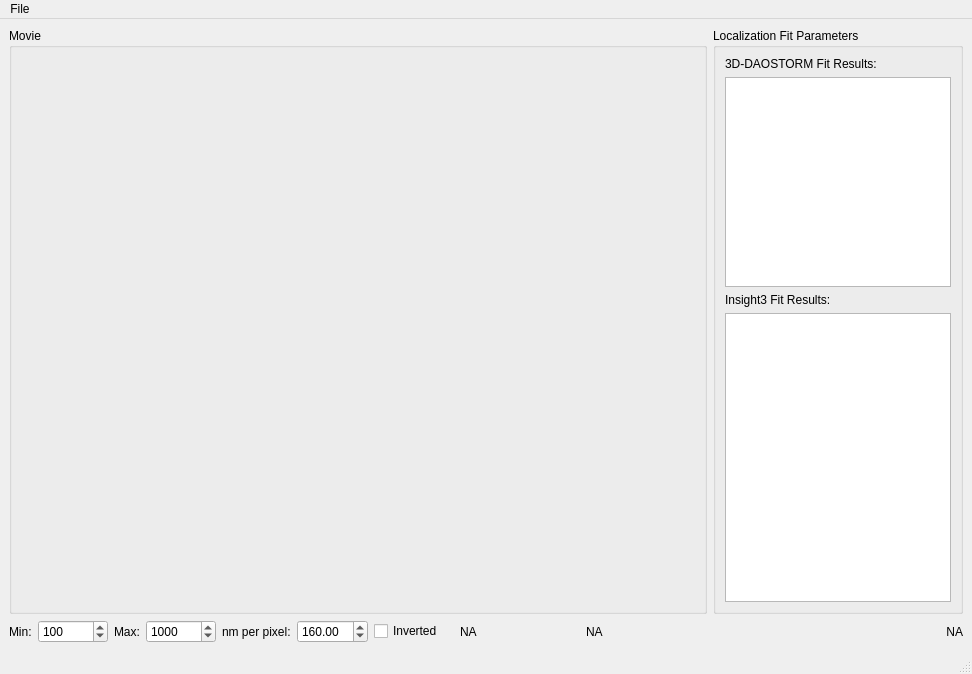
<?xml version="1.0" encoding="UTF-8"?>
<ui version="4.0">
 <class>MainWindow</class>
 <widget class="QMainWindow" name="MainWindow">
  <property name="geometry">
   <rect>
    <x>0</x>
    <y>0</y>
    <width>972</width>
    <height>674</height>
   </rect>
  </property>
  <property name="windowTitle">
   <string>Visualizer</string>
  </property>
  <widget class="QWidget" name="centralwidget">
   <layout class="QGridLayout" name="gridLayout">
    <item row="0" column="0">
     <layout class="QHBoxLayout" name="horizontalLayout">
      <item>
       <widget class="QGroupBox" name="movieGroupBox">
        <property name="sizePolicy">
         <sizepolicy hsizetype="MinimumExpanding" vsizetype="MinimumExpanding">
          <horstretch>0</horstretch>
          <verstretch>0</verstretch>
         </sizepolicy>
        </property>
        <property name="title">
         <string>Movie</string>
        </property>
       </widget>
      </item>
      <item>
       <widget class="QGroupBox" name="groupBox">
        <property name="maximumSize">
         <size>
          <width>250</width>
          <height>16777215</height>
         </size>
        </property>
        <property name="title">
         <string>Localization Fit Parameters</string>
        </property>
        <layout class="QVBoxLayout" name="verticalLayout">
         <item>
          <widget class="QLabel" name="multiLabel">
           <property name="text">
            <string>3D-DAOSTORM Fit Results:</string>
           </property>
          </widget>
         </item>
         <item>
          <widget class="QTableWidget" name="multiTableWidget">
           <property name="maximumSize">
            <size>
             <width>16777215</width>
             <height>210</height>
            </size>
           </property>
           <property name="showGrid">
            <bool>true</bool>
           </property>
           <attribute name="horizontalHeaderVisible">
            <bool>false</bool>
           </attribute>
           <attribute name="horizontalHeaderDefaultSectionSize">
            <number>80</number>
           </attribute>
           <attribute name="horizontalHeaderStretchLastSection">
            <bool>true</bool>
           </attribute>
           <attribute name="verticalHeaderVisible">
            <bool>false</bool>
           </attribute>
           <attribute name="verticalHeaderDefaultSectionSize">
            <number>20</number>
           </attribute>
          </widget>
         </item>
         <item>
          <widget class="QLabel" name="i3Label">
           <property name="text">
            <string>Insight3 Fit Results:</string>
           </property>
          </widget>
         </item>
         <item>
          <widget class="QTableWidget" name="i3TableWidget">
           <property name="showGrid">
            <bool>true</bool>
           </property>
           <attribute name="horizontalHeaderVisible">
            <bool>false</bool>
           </attribute>
           <attribute name="horizontalHeaderDefaultSectionSize">
            <number>80</number>
           </attribute>
           <attribute name="horizontalHeaderStretchLastSection">
            <bool>true</bool>
           </attribute>
           <attribute name="verticalHeaderVisible">
            <bool>false</bool>
           </attribute>
           <attribute name="verticalHeaderDefaultSectionSize">
            <number>20</number>
           </attribute>
          </widget>
         </item>
        </layout>
       </widget>
      </item>
     </layout>
    </item>
    <item row="1" column="0">
     <layout class="QHBoxLayout" name="horizontalLayout_2">
      <item>
       <widget class="QLabel" name="minLabel">
        <property name="maximumSize">
         <size>
          <width>30</width>
          <height>16777215</height>
         </size>
        </property>
        <property name="text">
         <string>Min:</string>
        </property>
       </widget>
      </item>
      <item>
       <widget class="QSpinBox" name="minSpinBox">
        <property name="minimumSize">
         <size>
          <width>70</width>
          <height>0</height>
         </size>
        </property>
        <property name="maximumSize">
         <size>
          <width>70</width>
          <height>16777215</height>
         </size>
        </property>
        <property name="maximum">
         <number>20000</number>
        </property>
        <property name="value">
         <number>100</number>
        </property>
       </widget>
      </item>
      <item>
       <widget class="QLabel" name="maxLabel">
        <property name="maximumSize">
         <size>
          <width>40</width>
          <height>16777215</height>
         </size>
        </property>
        <property name="text">
         <string>Max:</string>
        </property>
       </widget>
      </item>
      <item>
       <widget class="QSpinBox" name="maxSpinBox">
        <property name="minimumSize">
         <size>
          <width>70</width>
          <height>0</height>
         </size>
        </property>
        <property name="maximumSize">
         <size>
          <width>70</width>
          <height>16777215</height>
         </size>
        </property>
        <property name="maximum">
         <number>20000</number>
        </property>
        <property name="value">
         <number>1000</number>
        </property>
       </widget>
      </item>
      <item>
       <widget class="QLabel" name="nmPerPixLabel">
        <property name="text">
         <string>nm per pixel:</string>
        </property>
       </widget>
      </item>
      <item>
       <widget class="QDoubleSpinBox" name="nmPerPixelSpinBox">
        <property name="maximum">
         <double>1000.000000000000000</double>
        </property>
        <property name="value">
         <double>160.000000000000000</double>
        </property>
       </widget>
      </item>
      <item>
       <widget class="QCheckBox" name="oriCheckBox">
        <property name="minimumSize">
         <size>
          <width>80</width>
          <height>0</height>
         </size>
        </property>
        <property name="maximumSize">
         <size>
          <width>80</width>
          <height>16777215</height>
         </size>
        </property>
        <property name="text">
         <string>Inverted</string>
        </property>
       </widget>
      </item>
      <item>
       <widget class="QLabel" name="frameLabel">
        <property name="minimumSize">
         <size>
          <width>120</width>
          <height>0</height>
         </size>
        </property>
        <property name="maximumSize">
         <size>
          <width>120</width>
          <height>16777215</height>
         </size>
        </property>
        <property name="text">
         <string>NA</string>
        </property>
       </widget>
      </item>
      <item>
       <widget class="QLabel" name="xyiLabel">
        <property name="minimumSize">
         <size>
          <width>140</width>
          <height>0</height>
         </size>
        </property>
        <property name="maximumSize">
         <size>
          <width>140</width>
          <height>16777215</height>
         </size>
        </property>
        <property name="text">
         <string>NA</string>
        </property>
       </widget>
      </item>
      <item>
       <spacer name="horizontalSpacer">
        <property name="orientation">
         <enum>Qt::Horizontal</enum>
        </property>
        <property name="sizeHint" stdset="0">
         <size>
          <width>40</width>
          <height>20</height>
         </size>
        </property>
       </spacer>
      </item>
      <item>
       <widget class="QLabel" name="fileLabel">
        <property name="minimumSize">
         <size>
          <width>200</width>
          <height>0</height>
         </size>
        </property>
        <property name="maximumSize">
         <size>
          <width>200</width>
          <height>16777215</height>
         </size>
        </property>
        <property name="text">
         <string>NA</string>
        </property>
        <property name="alignment">
         <set>Qt::AlignRight|Qt::AlignTrailing|Qt::AlignVCenter</set>
        </property>
       </widget>
      </item>
     </layout>
    </item>
   </layout>
  </widget>
  <widget class="QMenuBar" name="menubar">
   <property name="geometry">
    <rect>
     <x>0</x>
     <y>0</y>
     <width>972</width>
     <height>26</height>
    </rect>
   </property>
   <widget class="QMenu" name="menuFile">
    <property name="title">
     <string>File</string>
    </property>
    <addaction name="actionLoad_Movie"/>
    <addaction name="actionLoad_3DDAO_Locs"/>
    <addaction name="actionLoad_Insight3_Locs"/>
    <addaction name="separator"/>
    <addaction name="actionCapture"/>
    <addaction name="separator"/>
    <addaction name="actionQuit"/>
   </widget>
   <addaction name="menuFile"/>
  </widget>
  <widget class="QStatusBar" name="statusbar"/>
  <action name="actionLoad_Movie">
   <property name="text">
    <string>Load Movie</string>
   </property>
  </action>
  <action name="actionLoad_Insight3_Locs">
   <property name="text">
    <string>Load Insight3 Results</string>
   </property>
  </action>
  <action name="actionQuit">
   <property name="text">
    <string>Quit</string>
   </property>
  </action>
  <action name="actionLoad_3DDAO_Locs">
   <property name="text">
    <string>Load 3D-DAOSTORM Results</string>
   </property>
  </action>
  <action name="actionCapture">
   <property name="text">
    <string>Frame Capture</string>
   </property>
  </action>
 </widget>
 <resources/>
 <connections/>
</ui>
